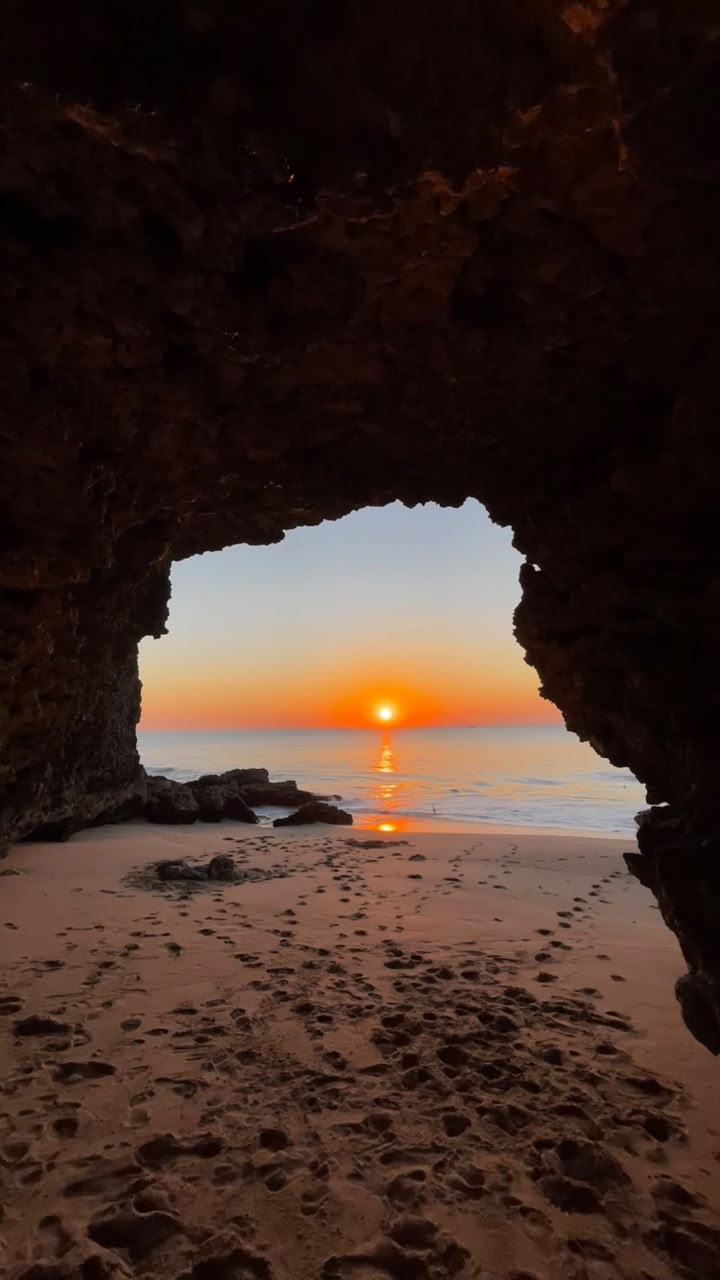
#> input picture Sesi #4 Pengolahan Citra Digital/gambar.JPG, 720 x 1280 px
$ python TingkatKecerahan.py
#> lines starting #> are read from the running program, lines starting #| are printed output that depends on the picture

import imageio.v3 as iio
import numpy as np
import matplotlib.pyplot as plt
from scipy import ndimage

# 1. Membaca gambar berwarna
gambar = iio.imread("gambar.JPG")
#> gambar is the input picture: shape (1280, 720, 3); mean R, G, B 62.9, 43.5, 35.7

# Memastikan gambar menggunakan RGB, bukan RGBA
if gambar.ndim == 3 and gambar.shape[2] == 4:
    gambar = gambar[:, :, :3]

# Pastikan gambar memiliki 3 kanal warna
if gambar.ndim != 3 or gambar.shape[2] != 3:
    raise ValueError("Gunakan gambar berwarna RGB.")

# 2. Mengurangi noise dengan median filter
hasil_filter = np.stack([
    ndimage.median_filter(gambar[:, :, kanal], size=3)
    for kanal in range(3)
], axis=2)

# 3. Meningkatkan kontras setiap kanal warna

# 3. Meningkatkan kecerahan dan kontras secara lebih jelas
data = hasil_filter.astype(np.float32)

# Meningkatkan kecerahan sebesar 35%
lebih_cerah = data * 1.35

# Meningkatkan kontras di sekitar nilai tengah 128
hasil_enhance = (lebih_cerah - 128) * 1.25 + 128

# Membatasi nilai piksel ke rentang 0-255
hasil_enhance = np.clip(
    hasil_enhance, 0, 255
).astype(np.uint8)
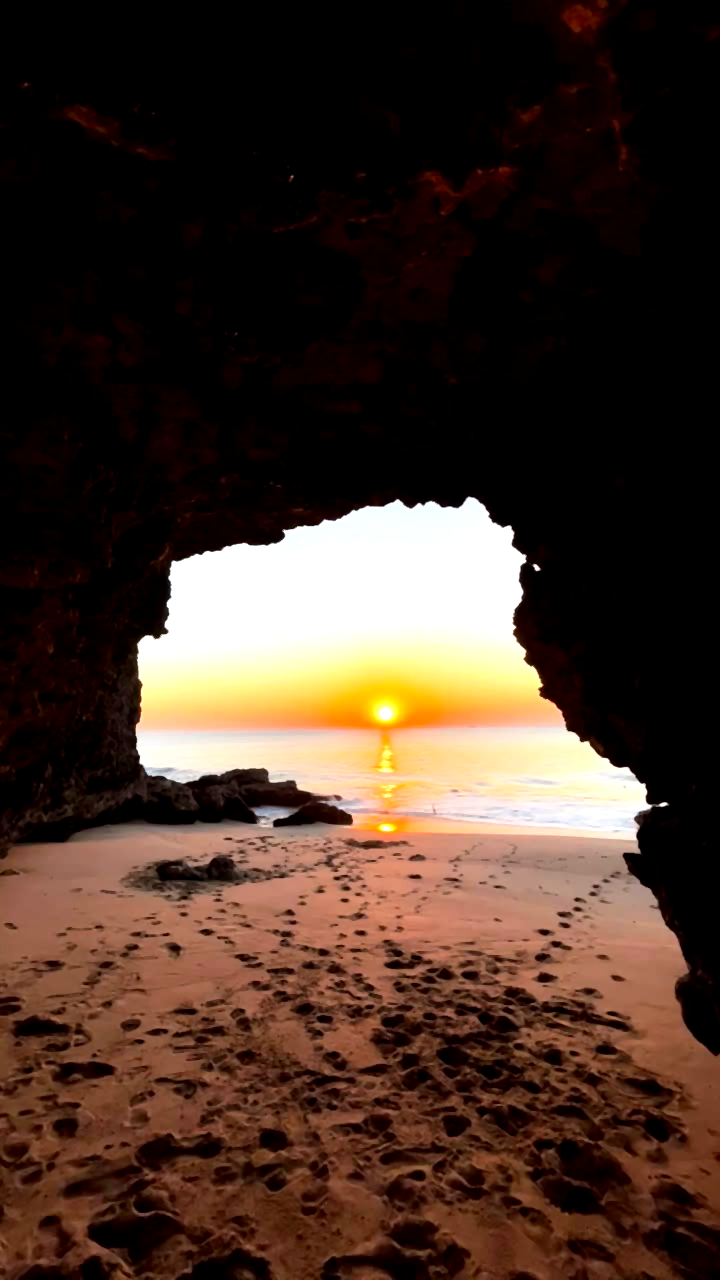
#> hasil_enhance: shape (1280, 720, 3); mean R, G, B 70.9, 51.4, 40.3

# 4. Menampilkan perbandingan
plt.figure(figsize=(15, 6))

plt.subplot(1, 3, 1)
plt.imshow(gambar)
plt.title("Citra Awal (RGB)")
plt.axis("off")

plt.subplot(1, 3, 2)
plt.imshow(hasil_filter)
plt.title("Setelah Median Filter")
plt.axis("off")

plt.subplot(1, 3, 3)
plt.imshow(hasil_enhance)
plt.title("Citra Lebih Cerah dan Kontras")
plt.axis("off")

plt.tight_layout()
plt.savefig("hasil_enhancement.png")
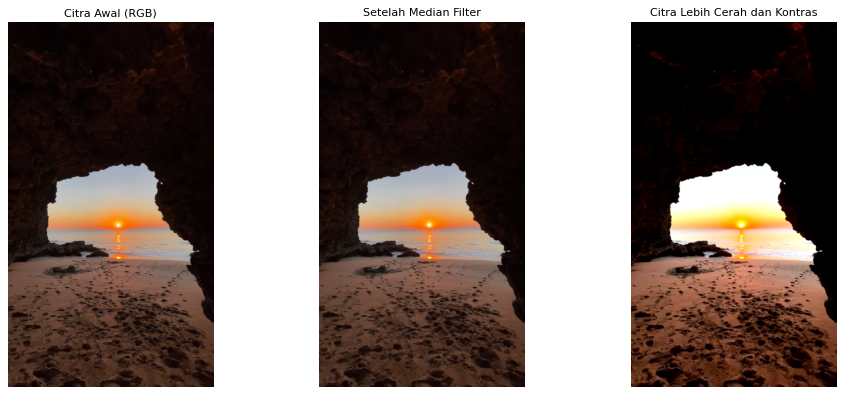
#> figure drawn by matplotlib, 3 panels
plt.show()

# 5. Menyimpan citra hasil
iio.imwrite("citra_ditingkatkan.png", hasil_enhance)

print("Peningkatan kecerahan dan kontras berhasil!")

# 4. Menampilkan perbandingan citra
plt.figure(figsize=(15, 5))

plt.subplot(1, 3, 1)
plt.imshow(gambar)
plt.title("Citra Awal (RGB)")
plt.axis("off")

plt.subplot(1, 3, 2)
plt.imshow(hasil_filter)
plt.title("Setelah Median Filter")
plt.axis("off")

plt.subplot(1, 3, 3)
plt.imshow(hasil_enhance)
plt.title("Citra Ditingkatkan")
plt.axis("off")

plt.tight_layout()
plt.savefig("hasil_enhancement.png")
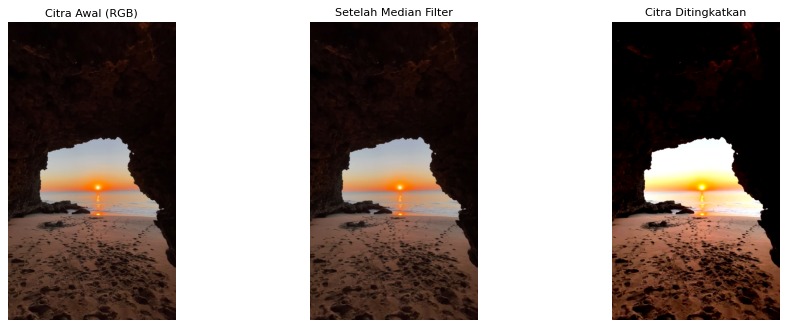
#> figure drawn by matplotlib, 3 panels
plt.show()

# 5. Menyimpan hasil gambar
iio.imwrite("citra_ditingkatkan.png", hasil_enhance)

print("Peningkatan kualitas citra berhasil!")
print("Ukuran citra:", gambar.shape)
#| Ukuran citra: (1280, 720, 3)
print("Hasil disimpan sebagai citra_ditingkatkan.png")
print("Perbandingan disimpan sebagai hasil_enhancement.png")
